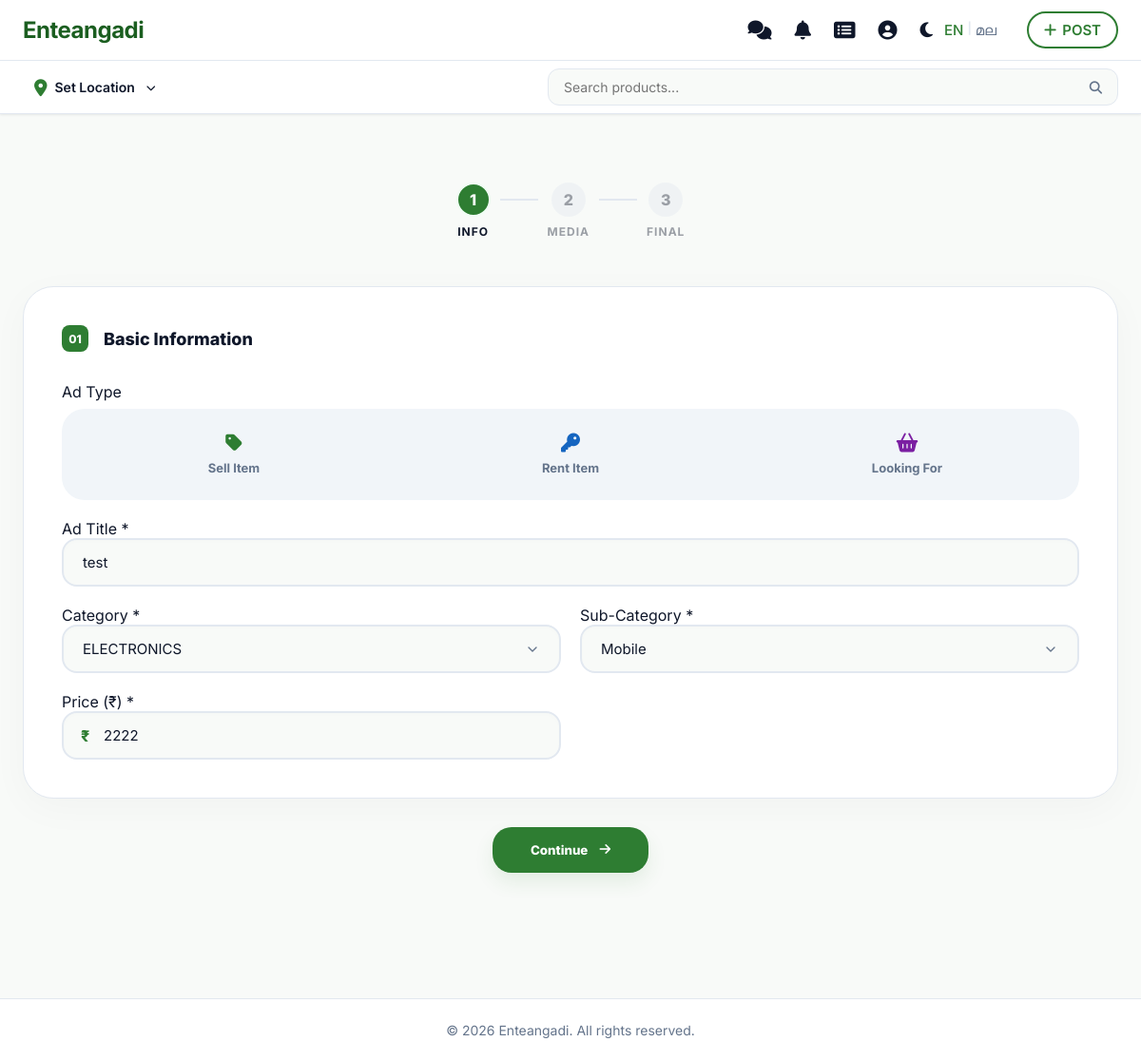
/user/edit_ad.php?id=8 (signed in), run on an earlier commit of the app's database.
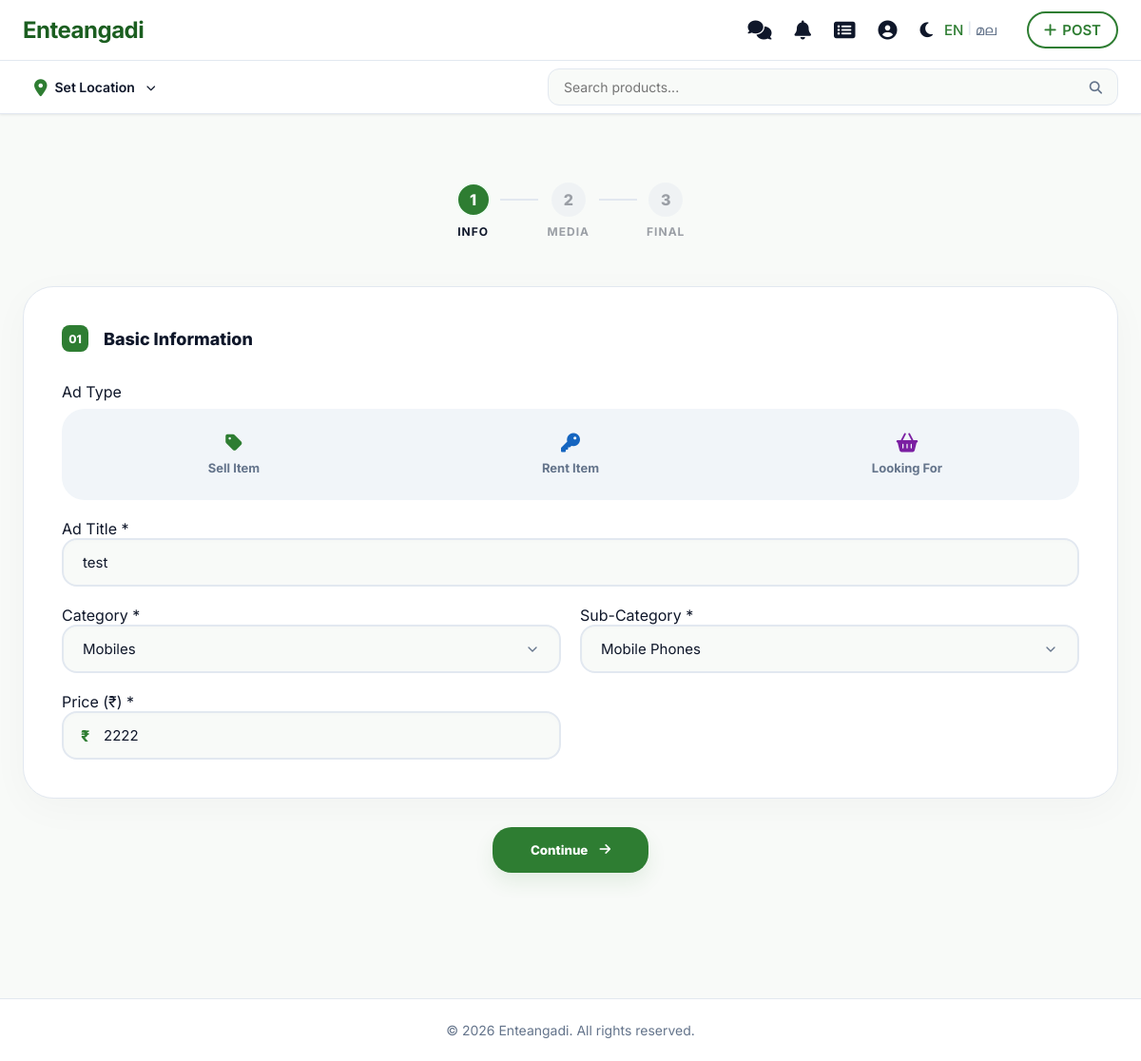
And on a later commit of the database.
### tables this page shows
CREATE TABLE `categories` (
  `id` int(11) NOT NULL AUTO_INCREMENT,
  `parent_id` int(11) DEFAULT NULL,
  `name` varchar(100) NOT NULL,
  `photo_path` varchar(255) DEFAULT NULL,
  `is_perishable` tinyint(1) DEFAULT 0,
  `created_at` timestamp NOT NULL DEFAULT current_timestamp(),
  PRIMARY KEY (`id`),
  KEY `parent_id` (`parent_id`),
  CONSTRAINT `categories_ibfk_1` FOREIGN KEY (`parent_id`) REFERENCES `categories` (`id`) ON DELETE CASCADE
);

### user/edit_ad.php (the view, shortened to what the changed rows need)
<?php
require_once '../config.php';
$product_id = $_GET['id'] ?? null;
$stmt = $pdo->prepare("SELECT * FROM products WHERE id = ? AND user_id = ?");
$stmt->execute([$product_id, $_SESSION['user_id']]);
$product = $stmt->fetch();
$success = '';
$stmt = $pdo->query("SELECT * FROM categories ORDER BY name");
$all_cats = $stmt->fetchAll();
$l1_categories = [];
$l2_categories = [];
foreach ($all_cats as $cat) {
    if (empty($cat['parent_id'])) {
        $l1_categories[] = $cat;
    } else {
        $l2_categories[$cat['parent_id']][] = $cat;
    }
}
$current_l2 = $product['category_id'];
$current_l1 = null;
foreach ($all_cats as $cat) {
    if ($cat['id'] == $current_l2) {
        $current_l1 = $cat['parent_id'] ?: $cat['id'];
        break;
    }
}
require_once '../includes/header.php';
?>
<link rel="stylesheet" href="../assets/css/post_ad.css?v=1.3">
<div class="post-ad-page-premium">
    <div class="container">
        <?php if ($success): ?>
            <div class="post-success-card animate-success">
                <div class="success-icon-wrapper">
                    <div class="success-ring"></div>
                    <i class="fa fa-check-circle success-bounce"></i>
                </div>
                <h2 class="success-title">Ad Updated Successfully!</h2>
                <p class="success-subtitle">Your changes have been saved. Your ad is now under review and will be live
                    shortly.</p>
                <div class="success-actions">
                    <a href="my_ads.php" class="btn-manage-premium">
                        <i class="fa fa-th-list"></i>
                        Manage My Ads
                    </a>
                    <a href="../index.php" class="btn-home-premium">
                        <i class="fa fa-home"></i>
                        Back to Home
                    </a>
                </div>
            </div>
        <?php else: ?>
            <div class="stepper-wrapper-premium">
                <div class="step active" id="step-dot-1">
                    <div class="dot">1</div>
                    <span>Info</span>
                </div>
                <div class="step-line"></div>
                <div class="step" id="step-dot-2">
                    <div class="dot">2</div>
                    <span>Media</span>
                </div>
                <div class="step-line"></div>
                <div class="step" id="step-dot-3">
                    <div class="dot">3</div>
                    <span>Final</span>
                </div>
            </div>
            <form method="POST" enctype="multipart/form-data" id="editAdForm">
                <div class="form-step active" id="step-1">
                    <div class="form-section-premium">
                        <div class="section-header">
                            <div class="section-num">01</div>
                            <h3>Basic Information</h3>
                        </div>
                        <div class="form-grid-premium">
                            <div class="form-group-premium full-width">
                                <label>Ad Type</label>
                                <div class="type-button-group">
                                    <label class="type-btn">
                                        <span class="btn-content">
                                            <i class="fa fa-tag"></i> Sell Item
                                        </span>
                                    </label>
                                    <label class="type-btn">
                                        <span class="btn-content">
                                            <i class="fa fa-key"></i> Rent Item
                                        </span>
                                    </label>
                                    <label class="type-btn">
                                        <span class="btn-content">
                                            <i class="fa fa-shopping-basket"></i> Looking For
                                        </span>
                                    </label>
                                </div>
                            </div>
                            <div class="form-group-premium full-width">
                                <label for="title">Ad Title *</label>
                                <input type="text" id="title" name="title" class="premium-input" required
                                    value="<?= htmlspecialchars($product['title']) ?>">
                            </div>
                            <div class="form-group-premium">
                                <label for="l1_category">Category *</label>
                                <select id="l1_category" class="premium-select" required onchange="updateL2Categories()">
                                    <?php foreach ($l1_categories as $cat): ?>
                                        <option value="<?= $cat['id'] ?>" <?= $current_l1 == $cat['id'] ? 'selected' : '' ?>>
                                            <?= htmlspecialchars($cat['name']) ?>
                                        </option>
                                    <?php endforeach; ?>
                                </select>
                            </div>
                            <div class="form-group-premium" id="l2_category_group">
                                <label for="category_id">Sub-Category *</label>
                                <select id="category_id" name="category_id" class="premium-select" required
                                    onchange="checkPerishable(this.value)">
                                </select>
                            </div>
                            <div class="form-group-premium" id="price_group">
                                <label for="price"
                                    id="priceLabel"><?= $product['type'] == 'buy' ? 'Budget (₹)' : 'Price (₹)' ?> *</label>
                                <div class="price-input-wrapper">
                                    <span class="currency-symbol">₹</span>
                                    <input type="number" id="price" name="price" step="0.01"
                                        class="premium-input with-prefix" required value="<?= (float) $product['price'] ?>">
                                </div>
                            </div>
                        </div>
                    </div>
                    <div class="form-actions-premium">
                        <button type="button" class="btn-next-premium" onclick="goToStep(2)">
                            <span>Continue</span>
                            <i class="fa fa-arrow-right"></i>
                        </button>
                    </div>
                </div>
            </form>
        <?php endif; ?>
    </div>
</div>
<?php require_once '../includes/footer.php'; ?>

What changed in the data, as far as the page shows it:
changed categories: parent.name "ELECTRONICS" → "Mobiles"
Also different on the page:
form field category_id: "Mobile" → "Mobile Phones"
